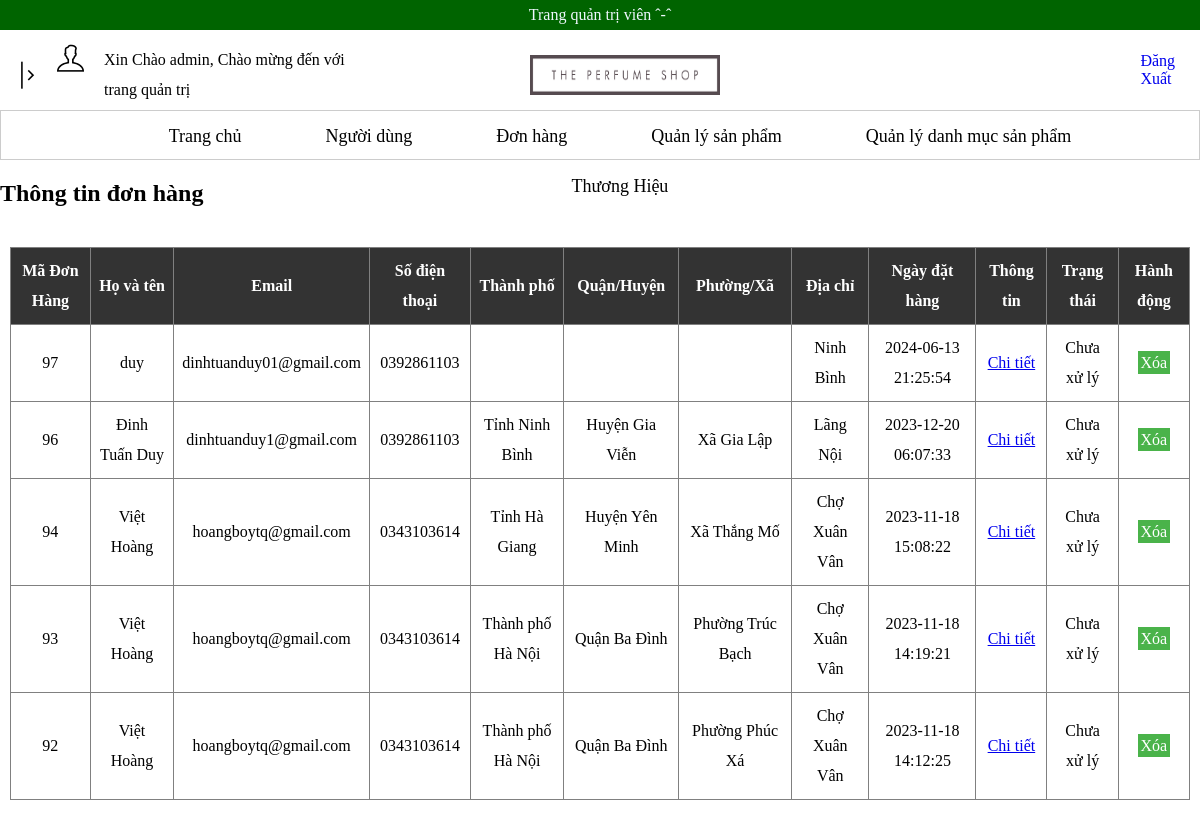
Page /admincp/index.php?action=quanlydonhang&id=2 (signed in) on the committed database.
### tables this page shows
CREATE TABLE `tbl_donhang` (
  `id` int(11) NOT NULL,
  `fullname` varchar(255) DEFAULT NULL,
  `email` varchar(255) DEFAULT NULL,
  `phone` varchar(20) DEFAULT NULL,
  `city` varchar(255) DEFAULT NULL,
  `district` varchar(255) DEFAULT NULL,
  `ward` varchar(255) DEFAULT NULL,
  `address` text DEFAULT NULL,
  `ngay_dathang` datetime DEFAULT NULL,
  `trangthai` varchar(50) NOT NULL DEFAULT 'Chưa xử lý'
);

### admincp/modules/quanly/quanlydonhang.php (the view, shortened to what this page needs)
<?php
$sql_donhang = "SELECT * FROM tbl_donhang ORDER BY id DESC";
$result_donhang = mysqli_query($mysqli, $sql_donhang);
?>
<h2>Thông tin đơn hàng</h2>
<div style="padding: 20px 10px" class="admin-user admin-main">
    <table style="width:100%" border="1">
        <th>Mã Đơn Hàng</th>
        <th>Họ và tên</th>
        <th>Email</th>
        <th>Số điện thoại</th>
        <th>Thành phố</th>
        <th>Quận/Huyện</th>
        <th>Phường/Xã</th>
        <th>Địa chỉ</th>
        <th>Ngày đặt hàng</th>
        <th>Thông tin</th>
        <th>Trạng thái</th>
        <th>Hành động</th>
    <?php
    if (mysqli_num_rows($result_donhang) > 0) {
        while ($row_donhang = mysqli_fetch_assoc($result_donhang)) {
            echo "<tr>";
            echo "<td>" . $row_donhang['id'] . "</td>";
            echo "<td>" . $row_donhang['fullname'] . "</td>";
            echo "<td>" . $row_donhang['email'] . "</td>";
            echo "<td>" . $row_donhang['phone'] . "</td>";
            echo "<td>" . $row_donhang['city'] . "</td>";
            echo "<td>" . $row_donhang['district'] . "</td>";
            echo "<td>" . $row_donhang['ward'] . "</td>";
            echo "<td>" . $row_donhang['address'] . "</td>";
            echo "<td>" . $row_donhang['ngay_dathang'] . "</td>";?>
            <td><a href="index.php?action=chitietdonhang&id_don_hang=<?php echo $row_donhang['id']?>">Chi tiết</a></td>
            <?php
             echo "<td>" . $row_donhang['trangthai'] . "</td>";
             if($quyen == 'admin'){
             ?>
            <td> <a class='action-btn-adm' href="index.php?action=xoadonhang&id=<?php echo $row_donhang['id'] ?>">Xóa</a></td>
             <?php
             }else{
                echo'<td>Không có quyền</td>';
             }
        }
    } else {
        echo "<tr><td colspan='10'>Không có dữ liệu</td></tr>";
    }
    ?>
</table></div>

### css/style.css (style rules this page uses)
body { margin: 0; padding: 0; }
a { outline: none; }
.action-btn-adm { text-decoration: none; background-color: rgb(74, 179, 74); padding: 3px 3px; color: white; }
.admin-main table { line-height: 30px; border-collapse: collapse; width: 70%; margin-left: auto; margin-right: auto; text-align: center; }
.admin-main th { background-color: #333; color: #fff; font-weight: bold; padding: 8px; }
.admin-main td { padding: 8px; }

### rows in the picture
tbl_donhang: id "97", fullname "duy", email "dinhtuanduy01@gmail.com", phone "0392861103", address "Ninh Bình", ngay_dathang "2024-06-13 21:25:54", trangthai "Chưa xử lý"
tbl_donhang: id "96", fullname "Đinh Tuấn Duy", email "dinhtuanduy1@gmail.com", phone "0392861103", city "Tỉnh Ninh Bình", district "Huyện Gia Viễn", ward "Xã Gia Lập", address "Lãng Nội", ngay_dathang "2023-12-20 06:07:33", trangthai "Chưa xử lý"
tbl_donhang: id "94", fullname "Việt Hoàng", email "hoangboytq@gmail.com", phone "0343103614", city "Tỉnh Hà Giang", district "Huyện Yên Minh", ward "Xã Thắng Mố", address "Chợ Xuân Vân", ngay_dathang "2023-11-18 15:08:22", trangthai "Chưa xử lý"
tbl_donhang: id "93", fullname "Việt Hoàng", email "hoangboytq@gmail.com", phone "0343103614", city "Thành phố Hà Nội", district "Quận Ba Đình", ward "Phường Trúc Bạch", address "Chợ Xuân Vân", ngay_dathang "2023-11-18 14:19:21", trangthai "Chưa xử lý"
tbl_donhang: id "92", fullname "Việt Hoàng", email "hoangboytq@gmail.com", phone "0343103614", city "Thành phố Hà Nội", district "Quận Ba Đình", ward "Phường Phúc Xá", address "Chợ Xuân Vân", ngay_dathang "2023-11-18 14:12:25", trangthai "Chưa xử lý"

### other values in the picture
$_SESSION['username'] "admin"
